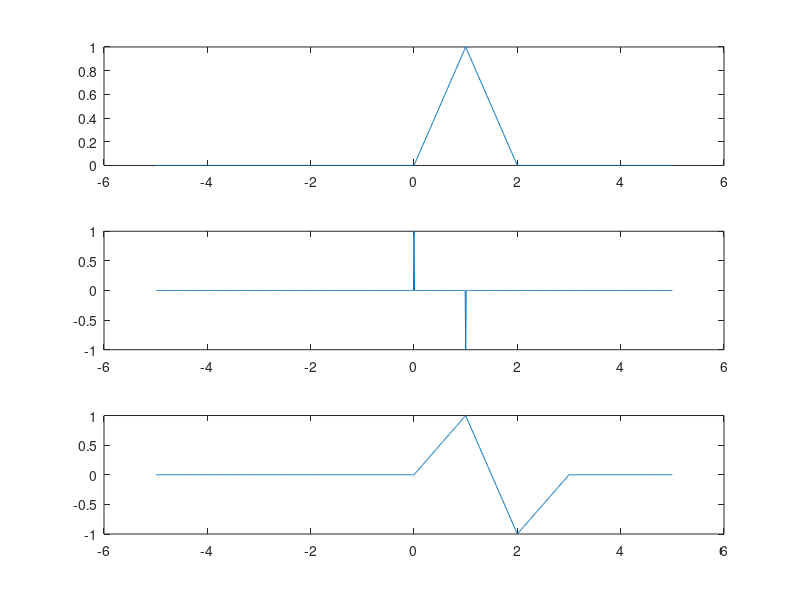

MATLAB code to generate this figure:
t=-5:0.01:5;
t_idx=find(t==0)
for c=1:length(t)
    if(c>=find(t==0)&&c<=find(t==1))
        x(1,c)=(c-find(t==0))/100;
    elseif(c>find(t==1)&&c<=find(t==2))
        x(1,c)=(-c+find(t==2))/100;
    else
        x(1,c)=0;

    end
end
find(t==1)

h=zeros(1,1001);
h(1,501)=1;
h(1,601)=-1;

y=conv(x,h,"same");

subplot(3,1,1); plot(t,x);

subplot(3,1,2); plot(t,h);

subplot(3,1,3); plot(t,y);
